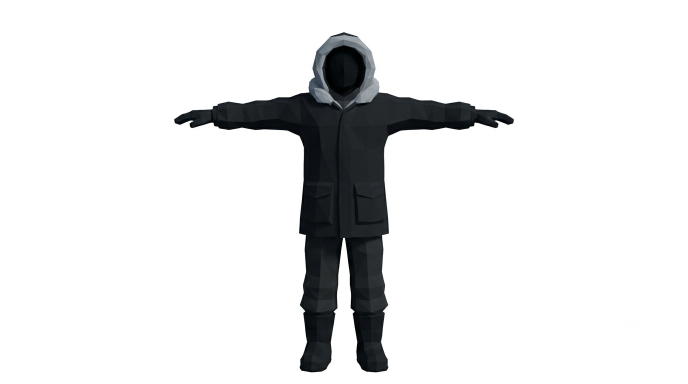
#> input picture tools/characters/parka/reference/front.png, 1376 x 768 px, found by its file name (shown at 1/2 size)
$ python compare.py reference/back.png reference/front.png
#> lines starting #> are read from the running program, lines starting #| are printed output that depends on the picture; after the words box and inside, x2 and y2 are one past the last pixel; in counts of white or black regions, pixels touching at a corner belong together; pictures that were not available may be replaced by others from this repository, and a replacement may not be noted
"""Score review renders against the owner's sheets and tile them for inspection.

Usage: python3 tools/characters/parka/compare.py REFERENCE_DIR BUILD_DIR
REFERENCE_DIR holds front.png, side.png and back.png from the character sheets and
walk-left.png from the owner's walk recording (see walk_reference.py).
Prints silhouette IoU per view and per walk phase, and writes
BUILD_DIR/review/{turnaround,cycles,game,walk}.png.
In the overlays, red is reference only, blue is render only and dark grey is shared.
"""
import json
import sys
from pathlib import Path

import numpy as np
from PIL import Image

reference, build = Path(sys.argv[1]), Path(sys.argv[2]) / 'review'
CROP = (300, 40, 1076, 768)


def masks(view):
#> called with view = 'front'
    ref = np.asarray(Image.open(reference / f'{view}.png').convert('RGB')).astype(int)
    render = Image.open(build / f'{view}.png').convert('RGBA')
#> render is the input picture: PIL image 1376x768 RGBA; mean R, G, B, A 229.2, 229.7, 230.2, 255
    alpha = np.asarray(render)[..., 3]
#> alpha: shape (768, 1376); every value is 255
    return ref.mean(axis=2) < 200, alpha > 128, render


def on_white(render):
    canvas = Image.new('RGBA', render.size, (255, 255, 255, 255))
    canvas.alpha_composite(render)
    return canvas.convert('RGB')


scores, rows = {}, []
for view in ('front', 'side', 'back'):
    ref_mask, ren_mask, render = masks(view)
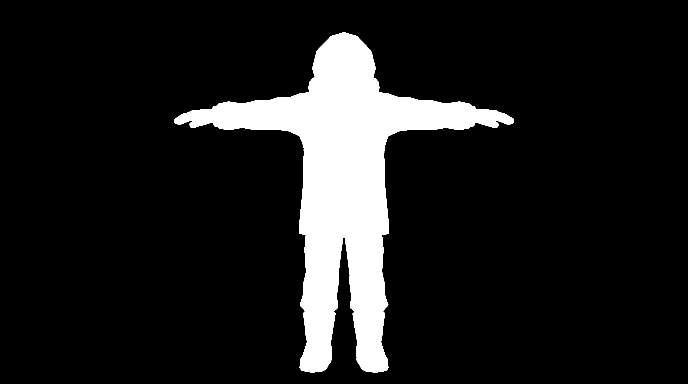
#> ref_mask: shape (768, 1376) bool (shown at 1/2 size); 11.5% white; 1 white region, box (x1, y1, x2, y2) and area: (348, 64, 1028, 745) 121199
#> ren_mask: shape (768, 1376) bool; every value is 1
    union = (ref_mask | ren_mask).sum()
#> union = 1056768
    scores[view] = round(float((ref_mask & ren_mask).sum() / union), 4)
    # Largest width differences by height band, in centimetres (2.5 mm per pixel).
    bands = []
    for top in range(64, 744, 34):
        ref_w = ref_mask[top:top + 34].sum(axis=1).mean()
        ren_w = ren_mask[top:top + 34].sum(axis=1).mean()
        bands.append((round(1.7 * (744 - top - 17) / 680, 2), round((ren_w - ref_w) * 0.25, 1)))
#> this loop made 20 passes
#> ref_w on passes 1 to 12: 64.5, 115.5, 125.6, 177.6, 543, 505.6, 169.9, 161.3, 162.3, 166.9, 173.6, 176.3
#> after the loop, bands = 20 items, first 6: (1.66, 327.9), (1.57, 315.1), (1.49, 312.6), (1.4, 299.6), (1.32, 208.3), (1.23, 217.6)
    scores[f'{view}_width_error_cm_by_height'] = [b for b in bands if abs(b[1]) >= 1.0]
    overlay = np.full(ref_mask.shape + (3,), 255, np.uint8)
    overlay[ref_mask & ~ren_mask] = (220, 40, 40)
    overlay[ren_mask & ~ref_mask] = (40, 90, 230)
    overlay[ref_mask & ren_mask] = (90, 90, 90)
    tiles = [Image.open(reference / f'{view}.png').convert('RGB'), on_white(render), Image.fromarray(overlay)]
#> in on_white, `canvas = Image.new('RGBA', render.size, (255, 255, 255, 255))`: canvas: PIL image 1376x768 RGBA; every value is 255
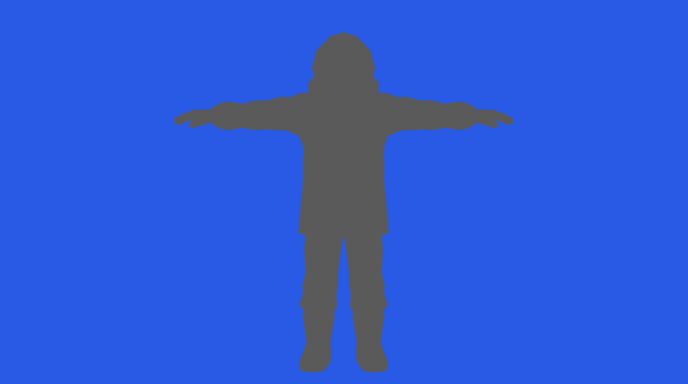
#> overlay: shape (768, 1376, 3) (shown at 1/2 size); mean R, G, B 45.7, 90, 213.9
    rows.append([t.crop(CROP) for t in tiles])
#> pass 2 of the loop `for view in ('front', 'side', 'back'):`:
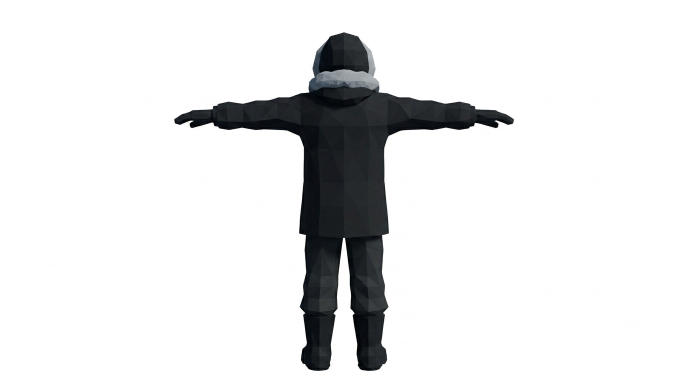
#> input picture tools/characters/parka/reference/back.png, 1376 x 768 px, given in place of side.png, which was not available (shown at 1/2 size)
#> `ref_mask, ren_mask, render = masks(view)`:
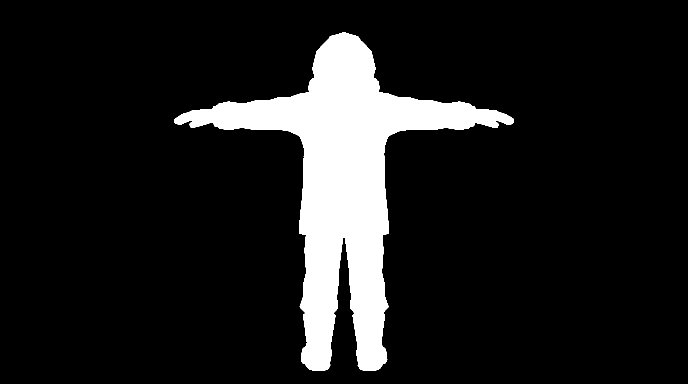
#> ref_mask: shape (768, 1376) bool (shown at 1/2 size); 11.4% white; 1 white region, box (x1, y1, x2, y2) and area: (348, 64, 1028, 742) 120921
#> the loop `for top in range(64, 744, 34):` made 20 passes
#> ref_w on passes 1 to 8: 64.65, 115.5, 125.8, 177.4, 542.6, 506.1, 169.9, 161.5
#> after the loop `for top in range(64, 744, 34):`: bands = 20 items, first 6: (1.66, 327.8), (1.57, 315.1), (1.49, 312.6), (1.4, 299.7), (1.32, 208.4), (1.23, 217.5)
#> `tiles = [Image.open(reference / f'{view}.png').convert('RGB'), on_whit..`:
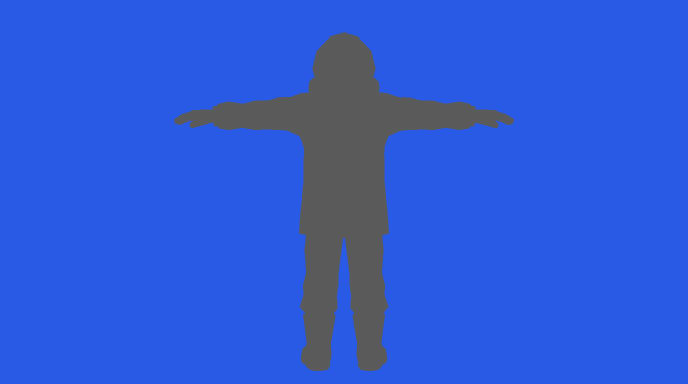
#> overlay: shape (768, 1376, 3) (shown at 1/2 size); mean R, G, B 45.7, 90, 214

w, h = CROP[2] - CROP[0], CROP[3] - CROP[1]
sheet = Image.new('RGB', (3 * w, 3 * h), 'white')
#> sheet: PIL image 2328x2184 RGB; every value is 255
for r, row in enumerate(rows):
    for c, tile in enumerate(row):
        sheet.paste(tile, (c * w, r * h))
#> this loop made 3 passes
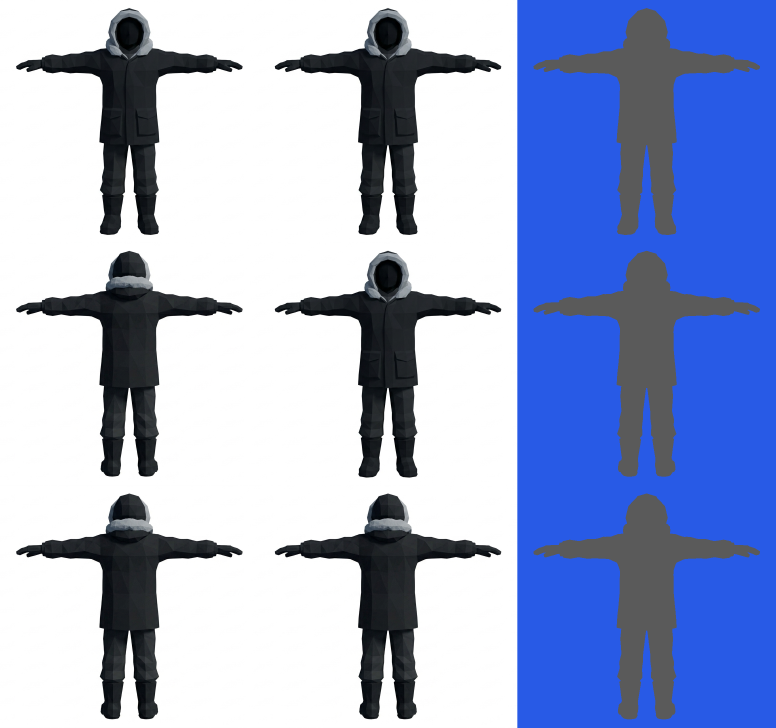
#> sheet: PIL image 2328x2184 RGB (shown at 1/3 size); mean R, G, B 155, 168.7, 205.9
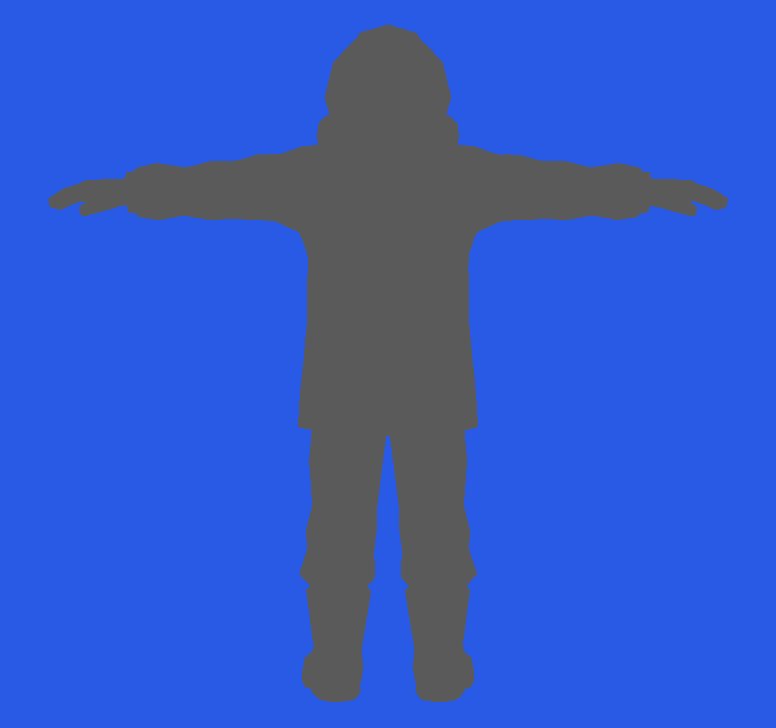
#> tile: PIL image 776x728 RGB; mean R, G, B 50.7, 90, 200
sheet.resize((3 * w // 2, 3 * h // 2), Image.LANCZOS).save(build / 'turnaround.png')
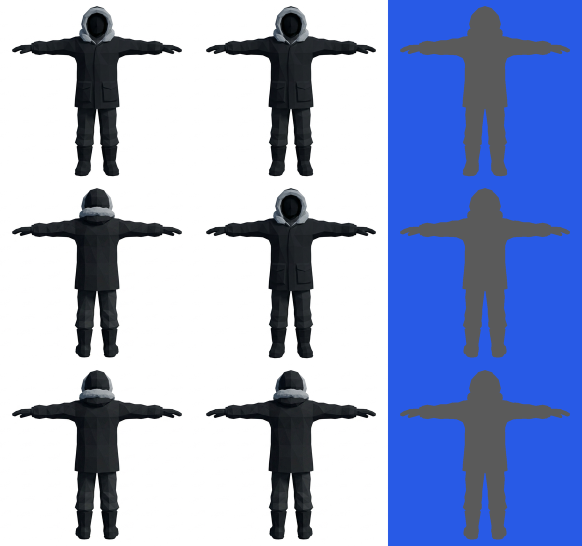
#> saved as turnaround.png: PIL image 1164x1092 RGB (shown at 1/2 size); mean R, G, B 155, 168.6, 205.9

frames = []
for prefix in ('walk', 'walk-quarter', 'run', 'run-quarter'):
#> (the run stopped early here; a loop or call above may not have finished)
